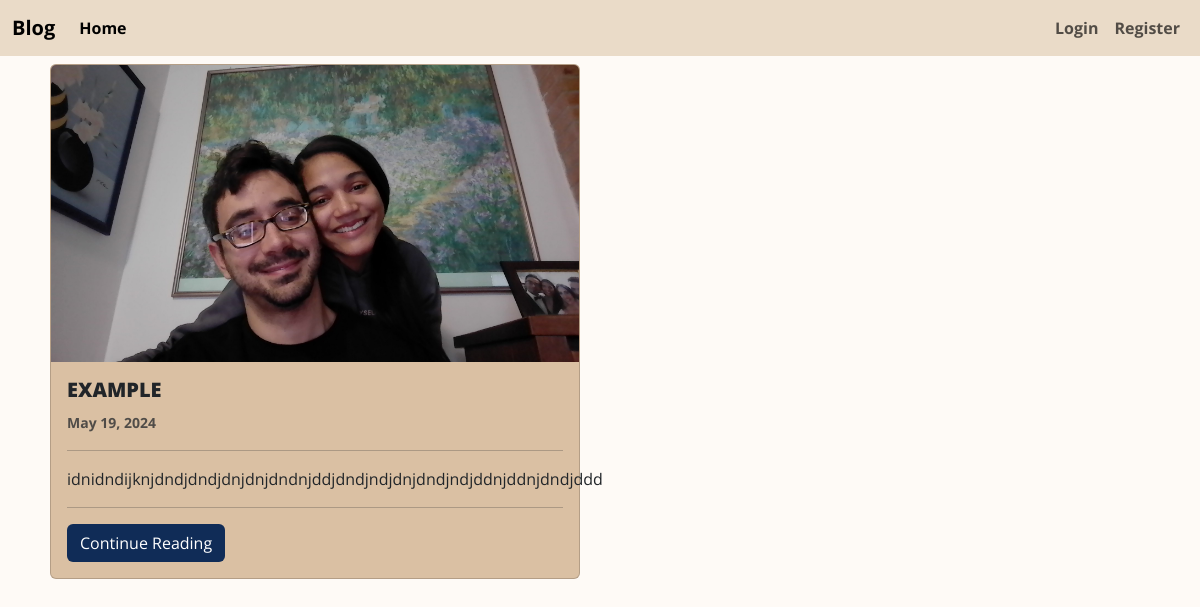
The page / on the database its author committed.
### posts/models.py (models this page shows, shortened)
class Post(models.Model):
    title = models.CharField(max_length=50)
    content = models.TextField()
    partial_content_to_show = models.CharField(max_length=300, blank=True)
    likes = models.IntegerField(default=0)
    dislikes = models.IntegerField(default=0)
    created_at = models.DateTimeField(auto_now_add=True)
    post_image = models.ImageField(upload_to="images/post_images", null=True, blank=True)

### posts/views.py (the view)
# urls.py: path('', PostList.as_view(), name='post-list'),
class PostList(ListView):
    model = Post
    template_name = 'posts/post_list.html'
    context_object_name = 'post_list'

### templates/posts/post_list.html (shortened to what this page needs)
{% extends 'base_template.html' %}
{% block content %}
<div class="container">
    {% if post_list %}
    <div class="row">
        {% for post in post_list %}
        <div class="col-md-6">
            <div class="card m-2 card-color">
                {% if post.post_image %}
                    <img src="{{ post.post_image.url }}" class="card-img-top" alt="">
                {% endif %}
                <div class="card-body">
                    <h5 class="card-title fw-bold text-uppercase"><b>{{ post.title }}</b></h5>
                    <p class="card-text">
                        <small class="text-muted">{{ post.created_at.date }}</small>
                    </p>
                    <hr>
                    <span class="d-inline-block fw-normal" >
                        {{ post.partial_content_to_show }}
                    </span>
                    <hr>
                    <a href="{% url 'posts:post-details' pk=post.id %}" class="btn btn-outline"">
                        Continue Reading
                    </a>
                </div>
            </div>
        </div>
        {% endfor %}
    </div>
    {% else %}
        <h4>No Posts Available</h4>
    {% endif %}
</div>
{% endblock %}

### static/css/style.css (style rules this page uses)
body { background-color: #FEFAF6; color: #102C57; font-weight: bold; font-family: "Open Sans", sans-serif; }
.btn { background-color: #102C57; color: white; }
.card-color { background-color: #DAC0A3; }

### rows shown on the page
Post: post_image (picture), title "EXAMPLE", created_at "May 19, 2024", partial_content_to_show "idnidndijknjdndjdndjdnjdnjdndnjddjdndjndjdnjdndjndjddnjddnjdndjddd"
